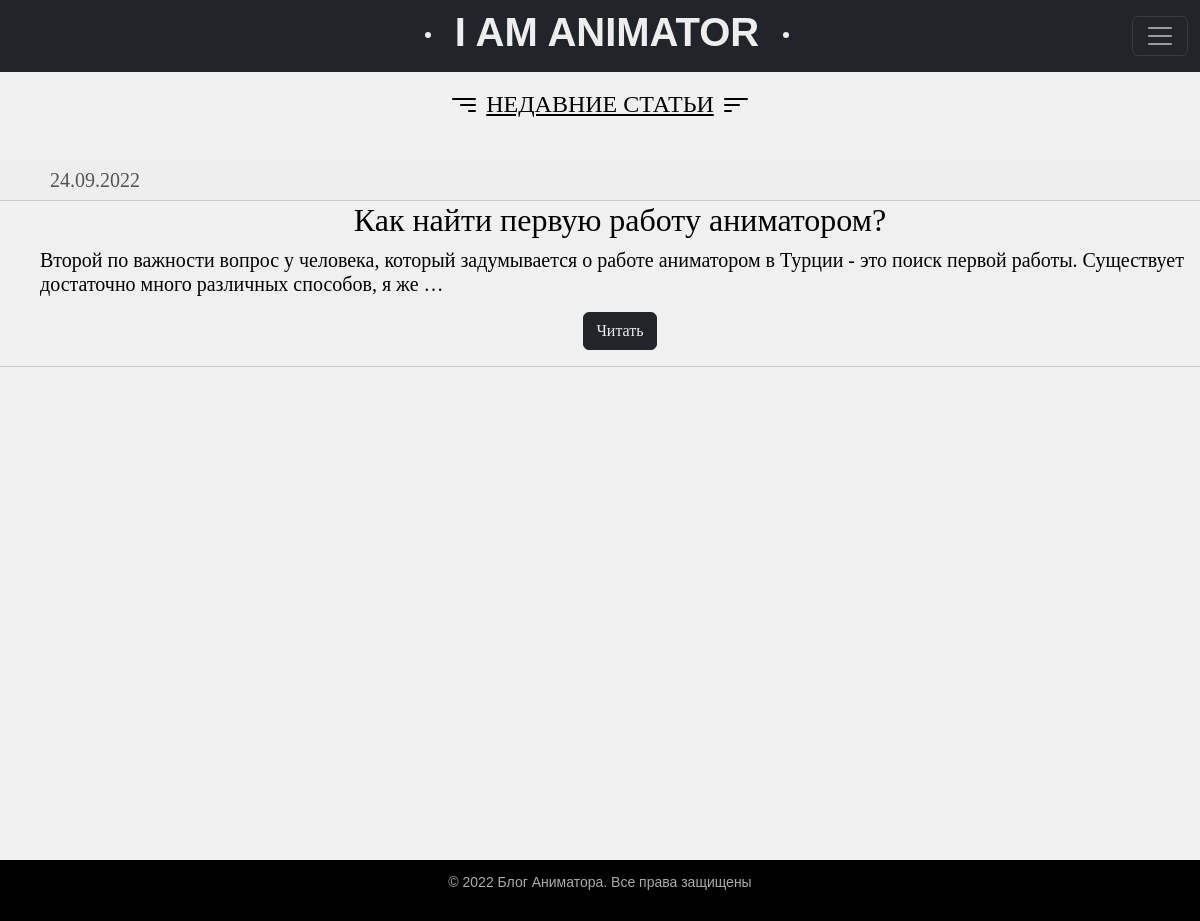
The app's page /pages/, older data.
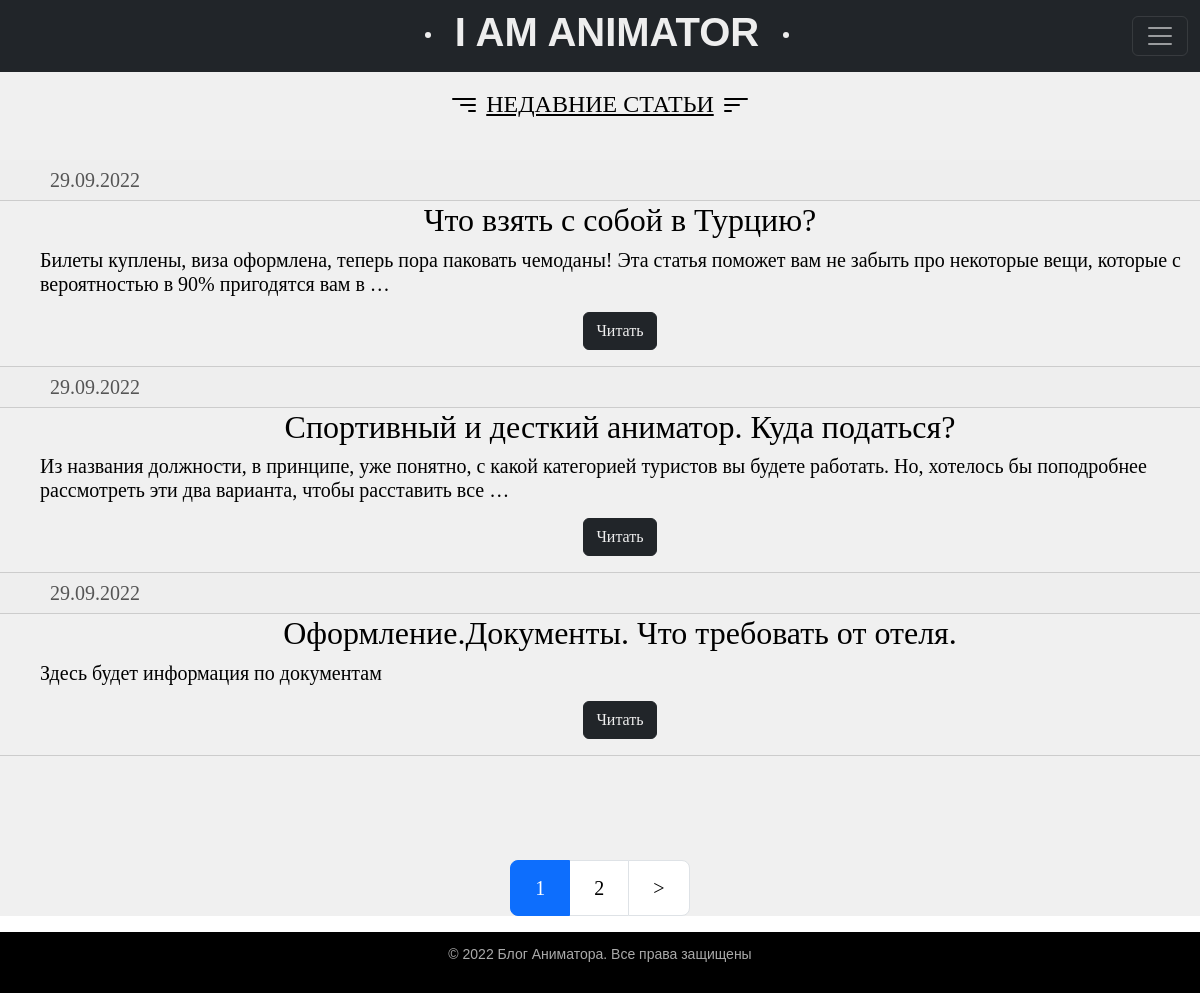
The same page, newer data.
### blog/models.py (models this page shows, shortened)
class Posts(models.Model):
    title = models.CharField(max_length=255)
    slug = models.SlugField(max_length=255, unique=True, db_index=True, verbose_name='URL')
    content = models.TextField(blank=True)
    photo = models.ImageField(upload_to='photos/%Y/%m/%d/')
    time_create = models.DateTimeField(auto_now_add=True)
    time_update = models.DateTimeField(auto_now=True)
    is_published = models.BooleanField(default=True)
    def get_absolute_url(self):
        return reverse('post', kwargs={'post_slug': self.slug})
    class Meta:
        verbose_name = 'Посты'
        verbose_name_plural = 'Посты'
        ordering = ['-time_create', 'title']

### blog/views.py (the view)
# urls.py: path('pages/', Pages.as_view(), name='pages'),
class Pages(MutualContext, ListView):
    paginate_by = 3
    model = Posts
    template_name = 'blog/pages.html'
    context_object_name = 'articles'
    def get_context_data(self, *, object_list=None, **kwargs):
        context_dict = super().get_context_data(**kwargs)
        mutual_context_dict = self.get_user_context(title='Статьи')
        return dict(list(context_dict.items()) + list(mutual_context_dict.items()))

### blog/utils.py (called while the page is built)
    def get_user_context(self, **kwargs):
        context = kwargs
        return context

### blog/templates/blog/pages.html (shortened to what this page needs)
{% extends 'blog/base.html' %}
{% load static %}
{% block content %}
<div class="posts_style">
    <br>
    <h4 align="center">
        <u>НЕДАВНИЕ СТАТЬИ</u>
    </h4>
    <br>
    <div class="articles">
        <div class="row">
            <div class="col-xl-12 col-md-12 col-sm-12" align="center">
                <ul class="list-articles">
                    {% for article in articles %}
                    <li>
                        <div class="article-panel">
                            <p class="first from_left">{{article.time_update | date:'d.m.Y'}}</p>
                        </div>
                    <li class="from_left"><h2 align="center">{{article.title}}</h2>
                        {% autoescape on %}
                        <h5 align="left">{{article.content|linebreaks|truncatewords:25}}</h5>
                        {% endautoescape %}
                        <p align="center">
                            <button type="button" class="btn btn-dark">
                                <a class="white-oranje-style" href="{{ article.get_absolute_url }}">Читать</a></button>
                        </p>
                    </li>
                    {% endfor %}
                </ul>
            </div>
        </div>
    </div>
</div>
{% endblock %}

Row changes from the older to the newer data that the page shows:
no longer on this page (row unchanged): Posts: time_update "24.09.2022", title "Как найти первую работу аниматором?", content "Второй по важности вопрос у человека, который задумывается о работе аниматором в Турции - это поиск первой работы. Существует достаточно много различных способов, я же …"
added Posts: time_update "29.09.2022", title "Что взять с собой в Турцию?", content "Билеты куплены, виза оформлена, теперь пора паковать чемоданы! Эта статья поможет вам не забыть про некоторые вещи, которые с вероятностью в 90% пригодятся вам в …"
added Posts: time_update "29.09.2022", title "Спортивный и десткий аниматор. Куда податься?", content "Из названия должности, в принципе, уже понятно, с какой категорией туристов вы будете работать. Но, хотелось бы поподробнее рассмотреть эти два варианта, чтобы расставить все …"
added Posts: time_update "29.09.2022", title "Оформление.Документы. Что требовать от отеля.", content "Здесь будет информация по документам"
Text that changed along with them:
new list line: "1"
new list line: "2"
